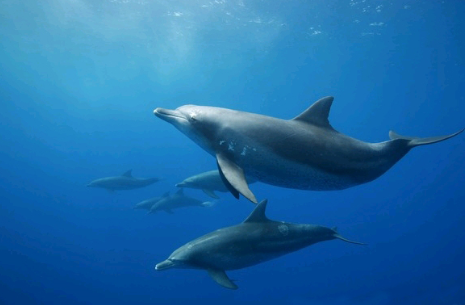
#> input picture images/sample.png, 465 x 305 px
$ jupyter execute 'image_basic-2(window_size, save).ipynb'
#> lines starting #> are read from the running program, lines starting #| are printed output that depends on the picture
- 윈도우 창 크기 조절<br>
- 특정 키 입력 시에 이미지 저장<br>

[cell 1]
import cv2

[cell 2]
imgfile = 'images/sample.png'

흑백으로 read

[cell 3]
img1 = cv2.imread(imgfile, 1) # color로 읽음
#> img1 is the input picture: shape (305, 465, 3); mean B, G, R 167.9, 107.7, 30.3

[cell 4]
img2 = cv2.imread(imgfile, 0) # GaryScale로 읽음
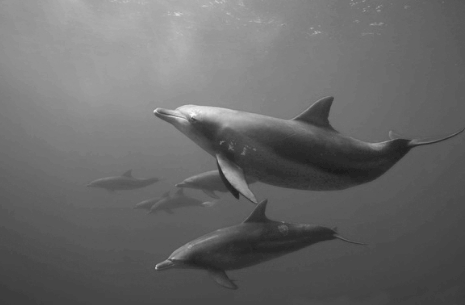
#> img2: shape (305, 465); min 28, max 252, mean 104.3
img3 = cv2.imread(imgfile, -1) # alpha channel까지 포함해 read

cv2.namedWindow(title, flag)
- cv2.WINDOW_NORMAL : 원본 이미지 크기 윈도우를 생성하고 사용자가 크기 조절할 수 있음
- cv2.WINDOW_AUTOSIZE : 원본 이미지 크기로 고정하여 윈도우 생성
- title : 여기서 title은 imshow의 title과 동일해야함

[cell 5]
cv2.namedWindow('image1', cv2.WINDOW_NORMAL)
cv2.imshow('image1', img1)

cv2.namedWindow('image2', cv2.WINDOW_AUTOSIZE)
cv2.imshow('image2', img2)

cv2.namedWindow('image3', cv2.WINDOW_NORMAL)
cv2.imshow('image3', img3)

cv2.imshow(title, image)
- title : 윈도우 창의 제목, str 타입
- image : return 값, numpy.ndarray 타입

[cell 6]
# ASCII코드 값을 return해서 k에 저장
k = cv2.waitKey(0)
#> (key Esc is pressed here)
